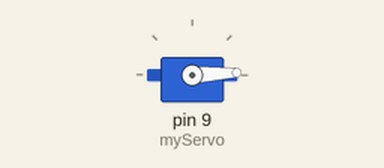
A sketch run on a simulated Arduino Uno, built with avr-gcc and run on an emulated ATmega328P. Parts: servo. What the sketch prints to the serial monitor is not drawn.

Above: at 0.05 s.
At 1.55 s:
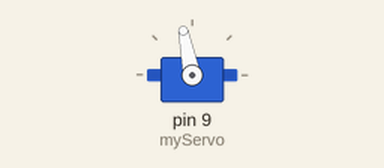
At 3.1 s:
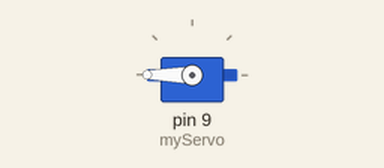
At 6.15 s:
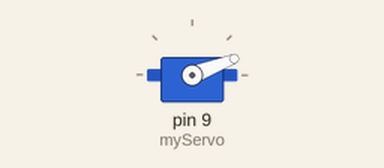
Timing chart, 0 to 9.7 s (numbered marks = the images above):
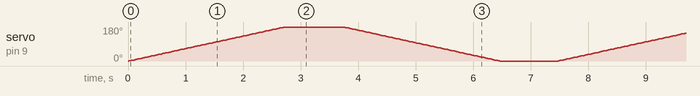

The sketch:

Servo_control.ino
```cpp
#include <Servo.h> // Include the Servo library

Servo myServo; // Create a Servo object

void setup() {
  myServo.attach(9); // Attach the servo to pin 9
  Serial.begin(9600); // Start serial communication for debugging
  Serial.println("Servo Motor Control Initialized");
}

void loop() {
  for (int pos = 0; pos <= 180; pos += 1) { // Move from 0° to 180°
    myServo.write(pos); // Set the servo position
    delay(15); // Wait for the servo to reach the position
  }

  delay(1000); // Pause at 180°

  for (int pos = 180; pos >= 0; pos -= 1) { // Move from 180° to 0°
    myServo.write(pos); // Set the servo position
    delay(15); // Wait for the servo to reach the position
  }

  delay(1000); // Pause at 0°
}
```
